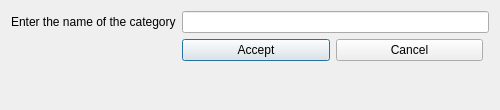
<?xml version="1.0" encoding="UTF-8"?>
<ui version="4.0">
 <class>AddCategoryWindowClass</class>
 <widget class="QDialog" name="AddCategoryWindowClass">
  <property name="geometry">
   <rect>
    <x>0</x>
    <y>0</y>
    <width>500</width>
    <height>110</height>
   </rect>
  </property>
  <property name="windowTitle">
   <string>Add Category</string>
  </property>
  <layout class="QGridLayout" name="gridLayout" rowstretch="0,0,0" columnstretch="0,1,0">
   <item row="2" column="1" colspan="2">
    <widget class="QLabel" name="qlError">
     <property name="lineWidth">
      <number>1</number>
     </property>
     <property name="text">
      <string/>
     </property>
    </widget>
   </item>
   <item row="0" column="1" colspan="2">
    <widget class="QLineEdit" name="qleInput"/>
   </item>
   <item row="1" column="1">
    <layout class="QHBoxLayout" name="horizontalLayout">
     <item>
      <widget class="QPushButton" name="pbAccept">
       <property name="text">
        <string>Accept</string>
       </property>
      </widget>
     </item>
     <item>
      <widget class="QPushButton" name="pbReject">
       <property name="text">
        <string>Cancel</string>
       </property>
      </widget>
     </item>
    </layout>
   </item>
   <item row="0" column="0">
    <widget class="QLabel" name="qlInput">
     <property name="text">
      <string>Enter the name of the category</string>
     </property>
    </widget>
   </item>
  </layout>
 </widget>
 <layoutdefault spacing="6" margin="11"/>
 <resources/>
 <connections/>
</ui>
